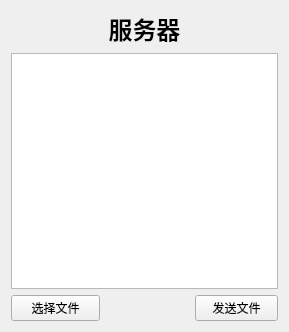
<?xml version="1.0" encoding="UTF-8"?>
<ui version="4.0">
 <class>ServerWidget</class>
 <widget class="QWidget" name="ServerWidget">
  <property name="geometry">
   <rect>
    <x>0</x>
    <y>0</y>
    <width>289</width>
    <height>332</height>
   </rect>
  </property>
  <property name="windowTitle">
   <string>ServerWidget</string>
  </property>
  <layout class="QGridLayout" name="gridLayout">
   <item row="0" column="0">
    <spacer name="horizontalSpacer">
     <property name="orientation">
      <enum>Qt::Horizontal</enum>
     </property>
     <property name="sizeHint" stdset="0">
      <size>
       <width>81</width>
       <height>20</height>
      </size>
     </property>
    </spacer>
   </item>
   <item row="0" column="1" colspan="2">
    <widget class="QLabel" name="label">
     <property name="font">
      <font>
       <family>Aharoni</family>
       <pointsize>18</pointsize>
       <weight>75</weight>
       <bold>true</bold>
      </font>
     </property>
     <property name="text">
      <string>服务器</string>
     </property>
     <property name="alignment">
      <set>Qt::AlignCenter</set>
     </property>
    </widget>
   </item>
   <item row="0" column="3">
    <spacer name="horizontalSpacer_2">
     <property name="orientation">
      <enum>Qt::Horizontal</enum>
     </property>
     <property name="sizeHint" stdset="0">
      <size>
       <width>81</width>
       <height>20</height>
      </size>
     </property>
    </spacer>
   </item>
   <item row="1" column="0" colspan="4">
    <widget class="QTextEdit" name="textEdit"/>
   </item>
   <item row="2" column="0" colspan="2">
    <widget class="QPushButton" name="buttonFile">
     <property name="text">
      <string>选择文件</string>
     </property>
    </widget>
   </item>
   <item row="2" column="2">
    <spacer name="horizontalSpacer_3">
     <property name="orientation">
      <enum>Qt::Horizontal</enum>
     </property>
     <property name="sizeHint" stdset="0">
      <size>
       <width>82</width>
       <height>20</height>
      </size>
     </property>
    </spacer>
   </item>
   <item row="2" column="3">
    <widget class="QPushButton" name="buttonSend">
     <property name="text">
      <string>发送文件</string>
     </property>
    </widget>
   </item>
  </layout>
 </widget>
 <layoutdefault spacing="6" margin="11"/>
 <resources/>
 <connections/>
</ui>
